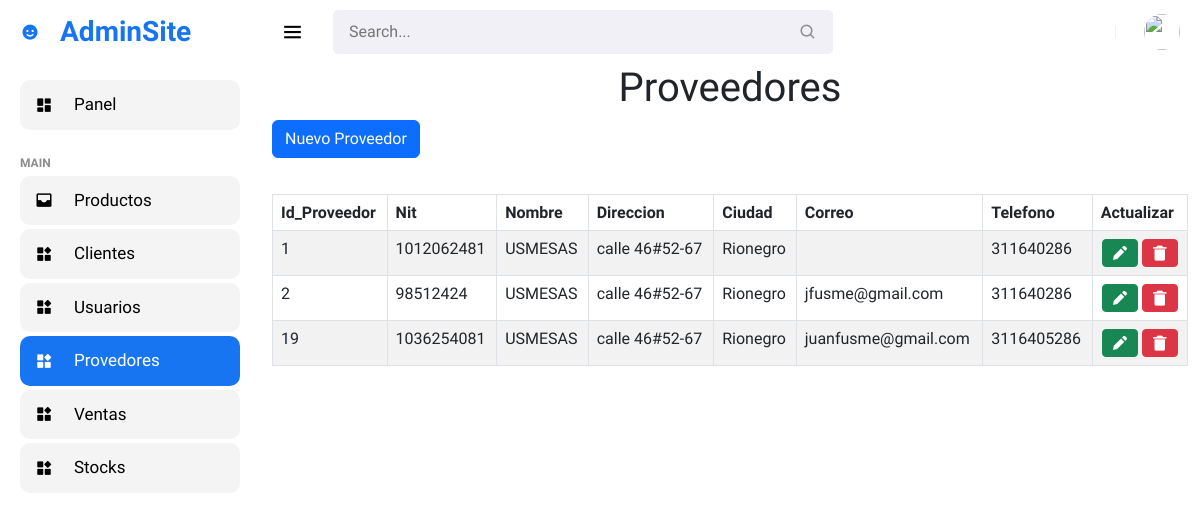
The page /page/admin/proveedores/index.php (signed in) on the database its author committed.
### tables this page shows
CREATE TABLE `proveedores` (
  `id_proveedor` int(11) NOT NULL,
  `nit` int(11) NOT NULL,
  `nombre` varchar(50) NOT NULL,
  `correo` varchar(35) NOT NULL,
  `direccion` varchar(50) NOT NULL,
  `ciudad` varchar(15) NOT NULL,
  `telefono` varchar(50) NOT NULL
);

### page/admin/proveedores/index.php (shortened to what this page needs)
<html>
</html>
<?php
include '../../../conexion/conexion.php';
?>
<!DOCTYPE html>
<html lang="es">
<head>
    <link href='https://unpkg.com/boxicons@2.0.9/css/boxicons.min.css' rel='stylesheet'>
    <link rel="stylesheet" href="../assets/css/style.css">
    <link href="https://cdn.jsdelivr.net/npm/bootstrap@5.3.0-alpha3/dist/css/bootstrap.min.css" rel="stylesheet"
>
    <link href="https://cdn.datatables.net/v/bs5/dt-1.13.4/datatables.min.css" rel="stylesheet" />
</head>
<body>
    <section id="sidebar">
        <a href="../index.php" class="brand"><i class='bx bxs-smile icon'></i>AdminSite</a>
        <ul class="side-menu">
            <li><a href="../index.php"><i class='bx bxs-dashboard icon'></i> Panel</a></li>
            <li class="divider" data-text="main">Main</li>
            <li><a href="../productos/index.php"><i class='bx bxs-inbox icon'></i>Productos</a></li>
			<li><a href="../clientes/index.php"><i class='bx bxs-widget icon' ></i>Clientes</a></li>
			<li><a href="../users/index.php"><i class='bx bxs-widget icon' ></i>Usuarios</a></li>
			<li><a href="../proveedores/index.php"  class="active"><i class='bx bxs-widget icon' ></i>Provedores</a></li>
			<li><a href="../ventas/index.php"><i class='bx bxs-widget icon' ></i>Ventas</a></li>
			<li><a href="../stocks/index.php"><i class='bx bxs-widget icon' ></i>Stocks</a></li>
        </ul>
    </section>
    <section id="content">
        <nav>
            <i class='bx bx-menu toggle-sidebar'></i>
            <form action="#">
                <div class="form-group">
                    <input type="text" placeholder="Search...">
                    <i class='bx bx-search icon'></i>
                </div>
            </form>
            <div class="profile">
                <img src="https://images.unsplash.com/photo-1517841905240-472988babdf9?ixid=MnwxMjA3fDB8MHxzZWFyY2h8NHx8cGVvcGxlfGVufDB8fDB8fA%3D%3D&ixlib=rb-1.2.1&auto=format&fit=crop&w=500&q=60"
                    alt="">
            </div>
        </nav>
        <div class="container">
            <h1 class="page-header text-center">Proveedores</h1>
            <div class="row">
                <div class="col-auto">
                    <a href="#" class="btn btn-primary" data-bs-toggle="modal" data-bs-target="#nuevo">Nuevo Proveedor</a>
                </div>
                <div class="col-12 mt-3">
                    <table class="table table-bordered table-striped table_id" id="mitabla" style="margin-top:20px;">
                        <thead>
                            <tr>
                                <th class="">Id_Proveedor</th>
                                <th class="">Nit</th>
                                <th class="">Nombre</th>
                                <th class="">Direccion</th>
                                <th class="">Ciudad</th>
                                <th class="">Correo</th>
                                <th class="">Telefono</th>
                                <th class="">Actualizar</th>
                            </tr>
                        </thead>
                        <tbody>
                            <?php
							$sql = "SELECT * FROM proveedores";
							$query = mysqli_query($con, $sql);
							while ($mostrar = $query->fetch_assoc()) { ?>
                            <tr>
                            <td class="">
                                    <?php echo $mostrar['id_proveedor'] ?>
                                </td>
                                <td class="">
                                    <?php echo $mostrar['nit'] ?>
                                </td>
                                <td class="">
                                    <?php echo $mostrar['nombre'] ?>
                                </td>
                                <td class="">
                                    <?php echo $mostrar['direccion'] ?>
                                </td>
                                <td class="">
                                    <?php echo $mostrar['ciudad'] ?>
                                </td>
                                <td class="">
                                    <?php echo $mostrar['correo'] ?>
                                </td>
                                <td class="">
                                    <?php echo $mostrar['telefono'] ?>
                                </td>
                                <td class="text-center">
                                    <a href="#edit_<?php echo $mostrar['nit']; ?>"
                                        class="btn btn-success btn-sm text-center" data-bs-toggle="modal">
                                        <i class='bx bxs-pencil'></i></a>
                                    <a href="#delete_<?php echo $mostrar['nit']; ?>"
                                        class="btn btn-danger btn-sm text-center" data-bs-toggle="modal">
                                        <i class='bx bxs-trash-alt'></i></a>
                                </td>
                            </tr>
                            <?php
							}
							?>
                        </tbody>
                    </table>
                </div>
            </div>
        </div>
</body>
</html>

### page/admin/assets/css/style.css (style rules this page uses)
* { font-family: 'Be Vietnam Pro', sans-serif; margin: 0; padding: 0; box-sizing: border-box; }
:root { --grey: #F1F0F6; --dark-grey: #8D8D8D; --light: #fff; --dark: #000; --green: #81D43A; --light-green: #E3FFCB; --blue: #1775F1; --light-blue: #D0E4FF; --dark-blue: #0C5FCD; --red: #FC3B56; }
html { overflow-x: hidden; }
body { background: var(--grey); overflow-x: hidden; }
a { text-decoration: none; }
li { list-style: none; }
#sidebar { position: fixed; max-width: 260px; width: 100%; background: var(--light); top: 0; left: 0; height: 100%; overflow-y: auto; scrollbar-width: none; transition: all .3s ease; z-index: 200; }
#sidebar .brand { font-size: 28px; display: flex; align-items: center; height: 64px; font-weight: 600; color: var(--blue); position: sticky; top: 0; left: 0; z-index: 100; background: var(--light); transition: all .3s ease; padding: 0 6px; }
#sidebar .icon { min-width: 48px; display: flex; justify-content: center; align-items: center; margin-right: 6px; }
#sidebar .side-menu { margin: 16px 0; padding: 0 20px; transition: all .3s ease; }
#sidebar .side-menu a { display: flex; align-items: center; font-size: 17px; color: var(--dark); padding: 12px 16px 12px 0; transition: all .3s ease; border-radius: 10px; margin: 4px 0; white-space: nowrap; }
i { font-size: 18px; }
#sidebar .side-menu > li > a { background: rgb(244, 244, 244); }
#sidebar .side-menu > li > a.active, #sidebar .side-menu > li > a.active:hover { background: var(--blue); color: var(--light); }
#sidebar .divider { margin-top: 24px; font-size: 12px; text-transform: uppercase; font-weight: 700; color: var(--dark-grey); transition: all .3s ease; white-space: nowrap; }
#content { position: relative; width: calc(100% - 260px); left: 260px; transition: all .3s ease; }
nav { background: var(--light); height: 64px; padding: 0 20px; display: flex; align-items: center; grid-gap: 28px; position: sticky; top: 0; left: 0; z-index: 100; }
nav .toggle-sidebar { font-size: 25px; color: #000; cursor: pointer; }
nav form { max-width: 500px; width: 100%; margin-right: auto; }
nav .form-group { position: relative; }
nav .form-group input { width: 100%; background: var(--grey); border-radius: 5px; border: none; outline: none; padding: 10px 36px 10px 16px; transition: all .3s ease; }
nav .form-group .icon { position: absolute; top: 50%; transform: translateY(-50%); right: 16px; color: var(--dark-grey); }
nav .profile { position: relative; }
nav .profile img { width: 36px; height: 36px; border-radius: 50%; object-fit: cover; cursor: pointer; }

### page/admin/proveedores/index.php (style rules this page uses)
a { text-decoration: none; }

### rows shown on the page
proveedores: id_proveedor "1", nit "1012062481", nombre "USMESAS", direccion "calle 46#52-67", ciudad "Rionegro", telefono "311640286"
proveedores: id_proveedor "2", nit "98512424", nombre "USMESAS", direccion "calle 46#52-67", ciudad "Rionegro", correo "jfusme@gmail.com", telefono "311640286"
proveedores: id_proveedor "19", nit "1036254081", nombre "USMESAS", direccion "calle 46#52-67", ciudad "Rionegro", correo "juanfusme@gmail.com", telefono "3116405286"
